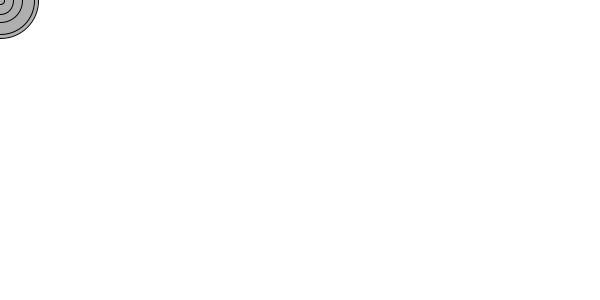
Frame 1 (no input)
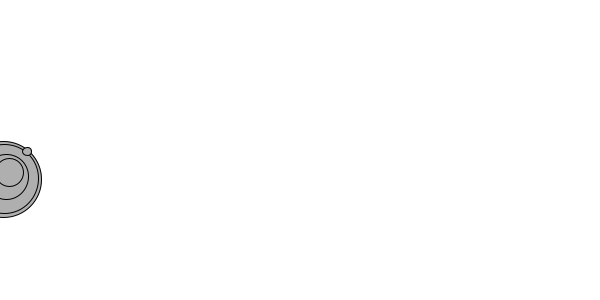
Frame 60 (the mouse pressed at the canvas centre just before this capture)
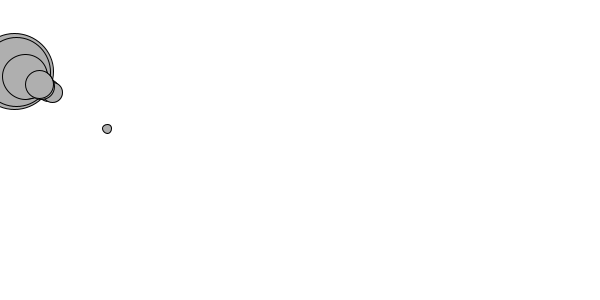
Frame 120 (the mouse held since frame 60 and released just before this capture)

The Processing sketch that drew these frames (run headless with seeded random() and noise(); from frame 60 on, the mouse is pressed at the canvas centre):

// Processing sketch: noc_force003
// ── noc_force003.pde
Ball[] balls = new Ball[10];

void setup(){
  size(600, 300);
  background(255);
  for(int i = 0; i < balls.length; i++){
    balls[i] = new Ball(random(0.1, 5), 0, 0);
  }
}

void draw(){
  background(255);
    
  for(int i = 0; i < balls.length; i++){
    float c = 0.01;
    float m = balls[i].mass;
    PVector wind = new PVector(0.01, 0);
    PVector gravity = new PVector(0, 0.1 * m);
    PVector friction = balls[i].velocity.get();
    friction.mult(-1);
    friction.normalize();
    friction.mult(c);
    balls[i].applyForce(friction);
    balls[i].applyForce(wind);
    balls[i].applyForce(gravity);
    balls[i].update();
    balls[i].display();
    balls[i].checkEdges();
  }
}

class Ball{
  float mass;
  PVector location, velocity, acceleration; 
  Ball(float m, float x, float y){
    mass = m;
    location = new PVector(x, y);
    velocity = new PVector(0, 0);
    acceleration = new PVector(0, 0);
  }
  
  void update(){
    velocity.add(acceleration);
    location.add(velocity);
    acceleration.mult(0);
  }
  
  void display(){
    stroke(0);
    fill(175);
    ellipse(location.x, location.y, mass*16, mass*16);
  }
  
  void applyForce(PVector f){
    PVector force = PVector.div(f, mass);
    acceleration.add(force);
  }
  
  void checkEdges(){
    if(location.x > width){
      location.x = width;
      velocity.x *= -1; 
    } else if(location.x < 0){
      location.x = 0;
      velocity.x *= -1;    
    }
    if(location.y > height){
      location.y = height;
      velocity.y *= -1; 
    } else if(location.y < 0) {
      location.y = 0;
      velocity.y *= -1; 
    }
  }

}
